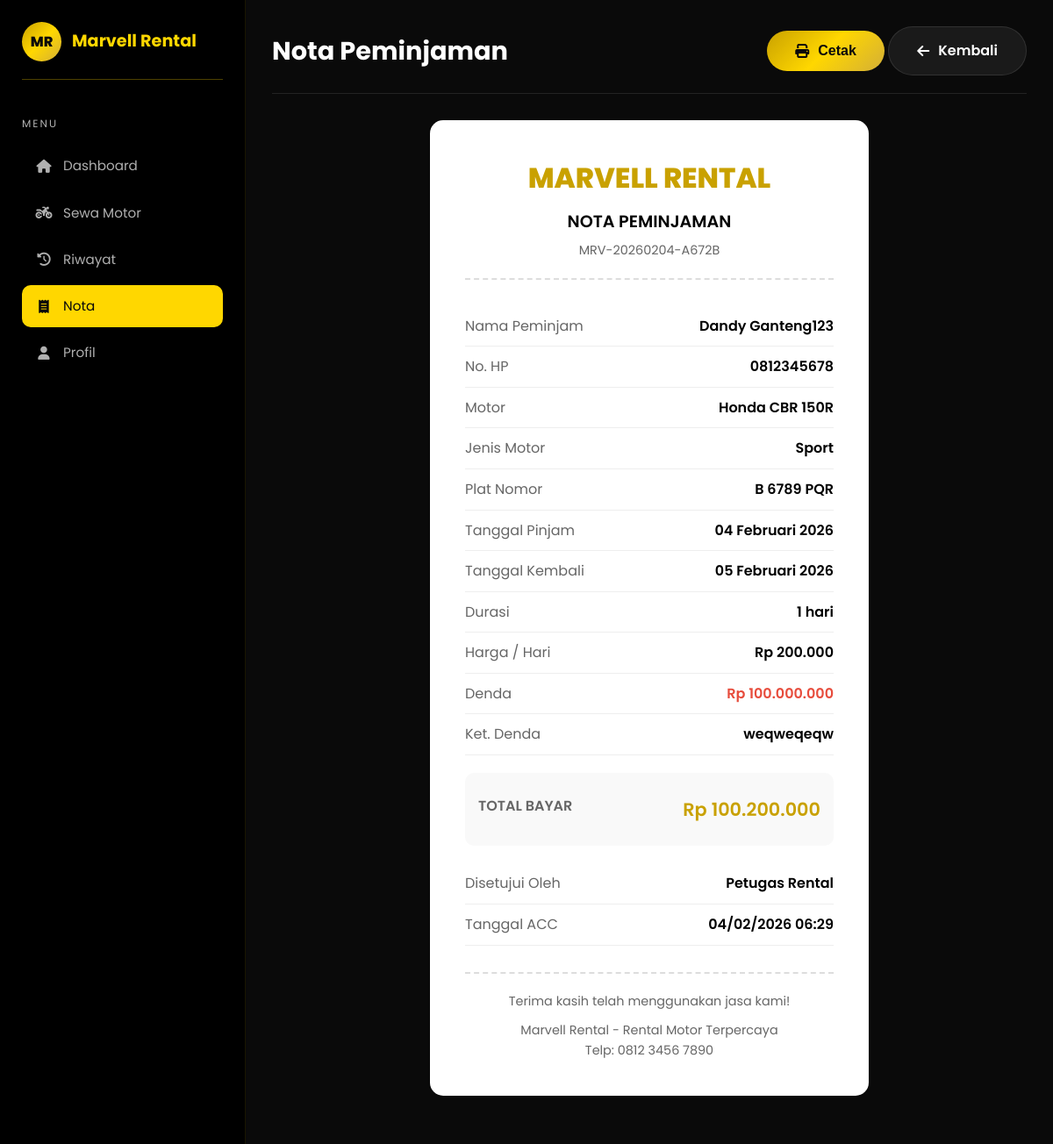
/peminjam/nota.php?id=1 (signed in), run on the app's committed database.
### tables this page shows
CREATE TABLE `peminjaman` (
  `id` int(11) NOT NULL,
  `user_id` int(11) NOT NULL,
  `motor_id` int(11) NOT NULL,
  `tanggal_pinjam` date NOT NULL,
  `tanggal_kembali` date NOT NULL,
  `tanggal_kembali_aktual` date DEFAULT NULL,
  `total_hari` int(11) NOT NULL,
  `total_harga` decimal(10,2) NOT NULL,
  `status` enum('menunggu','disetujui','ditolak','selesai') DEFAULT 'menunggu',
  `catatan` text DEFAULT NULL,
  `alasan_tolak` text DEFAULT NULL,
  `processed_by` int(11) DEFAULT NULL,
  `metode_pembayaran` enum('qris','bank_bca','bank_mandiri','bank_bri','tunai') DEFAULT NULL,
  `status_bayar` enum('belum_bayar','menunggu_verifikasi','lunas') DEFAULT 'belum_bayar',
  `bukti_bayar` varchar(255) DEFAULT NULL,
  `created_at` timestamp NOT NULL DEFAULT current_timestamp(),
  `updated_at` timestamp NOT NULL DEFAULT current_timestamp() ON UPDATE current_timestamp()
);

CREATE TABLE `nota` (
  `id` int(11) NOT NULL,
  `peminjaman_id` int(11) NOT NULL,
  `nomor_pesanan` varchar(50) NOT NULL,
  `acc_by` int(11) DEFAULT NULL,
  `tanggal_acc` timestamp NOT NULL DEFAULT current_timestamp(),
  `created_at` timestamp NOT NULL DEFAULT current_timestamp()
);

CREATE TABLE `users` (
  `id` int(11) NOT NULL,
  `nama` varchar(100) NOT NULL,
  `email` varchar(100) NOT NULL,
  `password` varchar(255) NOT NULL,
  `no_hp` varchar(20) DEFAULT NULL,
  `alamat` text DEFAULT NULL,
  `foto` varchar(255) DEFAULT NULL,
  `email_verified` tinyint(1) DEFAULT 0,
  `role` enum('admin','petugas','peminjam') NOT NULL DEFAULT 'peminjam',
  `created_at` timestamp NOT NULL DEFAULT current_timestamp(),
  `updated_at` timestamp NOT NULL DEFAULT current_timestamp() ON UPDATE current_timestamp()
);

CREATE TABLE `motor` (
  `id` int(11) NOT NULL,
  `nama_motor` varchar(100) NOT NULL,
  `jenis` enum('Matic','Sport','Supermoto') NOT NULL,
  `merk` varchar(50) NOT NULL,
  `tahun` int(11) DEFAULT NULL,
  `plat_nomor` varchar(20) DEFAULT NULL,
  `harga_per_hari` decimal(10,2) NOT NULL,
  `gambar` varchar(255) DEFAULT NULL,
  `deskripsi` text DEFAULT NULL,
  `status` enum('tersedia','disewa','maintenance') DEFAULT 'tersedia',
  `stok` int(11) DEFAULT 1,
  `created_at` timestamp NOT NULL DEFAULT current_timestamp(),
  `updated_at` timestamp NOT NULL DEFAULT current_timestamp() ON UPDATE current_timestamp()
);

CREATE TABLE `pengembalian` (
  `id` int(11) NOT NULL,
  `peminjaman_id` int(11) NOT NULL,
  `tanggal_pengembalian` date NOT NULL,
  `kondisi_motor` enum('baik','rusak_ringan','rusak_berat') DEFAULT 'baik',
  `denda` decimal(10,2) DEFAULT 0.00,
  `denda_keterlambatan` decimal(10,2) DEFAULT 0.00,
  `denda_kerusakan` decimal(10,2) DEFAULT 0.00,
  `keterangan_denda` text DEFAULT NULL,
  `petugas_id` int(11) DEFAULT NULL,
  `created_at` timestamp NOT NULL DEFAULT current_timestamp()
);

### database/koneksi.php (called while the page is built, shortened)
<?php
function formatRupiah($angka)
{
    return 'Rp ' . number_format($angka, 0, ',', '.');
}
function formatTanggal($tanggal)
{
    $bulan = [
        1 => 'Januari',
        'Februari',
        'Maret',
        'April',
        'Mei',
        'Juni',
        'Juli',
        'Agustus',
        'September',
        'Oktober',
        'November',
        'Desember'
    ];
    $date = new DateTime($tanggal);
    return $date->format('d') . ' ' . $bulan[(int) $date->format('m')] . ' ' . $date->format('Y');
}
?>

### peminjam/nota.php (the view, shortened to what this page needs)
<?php
require_once '../database/koneksi.php';
$notaId = $_GET['id'] ?? null;
if ($notaId) {
    $stmt = $pdo->prepare("
        SELECT p.*, u.nama as nama_peminjam, u.no_hp, u.alamat,
               m.nama_motor, m.jenis, m.plat_nomor, m.harga_per_hari,
               n.nomor_pesanan, n.tanggal_acc, pt.nama as nama_petugas,
               pg.denda, pg.keterangan_denda
        FROM peminjaman p
        JOIN users u ON p.user_id = u.id
        JOIN motor m ON p.motor_id = m.id
        LEFT JOIN nota n ON p.id = n.peminjaman_id
        LEFT JOIN users pt ON n.acc_by = pt.id
        LEFT JOIN pengembalian pg ON p.id = pg.peminjaman_id
        WHERE p.id = ? AND p.user_id = ? AND p.status IN ('disetujui', 'selesai')
    ");
    $stmt->execute([$notaId, $_SESSION['user_id']]);
    $nota = $stmt->fetch();
}
?>
<!DOCTYPE html>
<html lang="id">
<head>
    <link rel="stylesheet" href="https://cdnjs.cloudflare.com/ajax/libs/font-awesome/6.4.0/css/all.min.css">
    <link rel="stylesheet" href="../assets/css/style.css">
</head>
<body>
    <div class="dashboard">
        <aside class="sidebar">
            <div class="sidebar-brand">
                <div class="sidebar-logo">MR</div>
                <span class="sidebar-title">Marvell Rental</span>
            </div>
            <div class="sidebar-menu">
                <p class="sidebar-menu-title">Menu</p>
                <ul class="sidebar-nav">
                    <li><a href="index.php"><i class="fas fa-home"></i> Dashboard</a></li>
                    <li><a href="motor.php"><i class="fas fa-motorcycle"></i> Sewa Motor</a></li>
                    <li><a href="riwayat.php"><i class="fas fa-history"></i> Riwayat</a></li>
                    <li><a href="nota.php" class="active"><i class="fas fa-receipt"></i> Nota</a></li>
                    <li><a href="profil.php"><i class="fas fa-user"></i> Profil</a></li>
                </ul>
            </div>
        </aside>
        <main class="main-content">
            <?php if ($nota): ?>
                <div class="dashboard-header no-print">
                    <h1 class="dashboard-title">Nota Peminjaman</h1>
                    <div>
                        <button class="btn btn-primary" onclick="window.print()">
                            <i class="fas fa-print"></i> Cetak
                        </button>
                        <a href="nota.php" class="btn btn-secondary">
                            <i class="fas fa-arrow-left"></i> Kembali
                        </a>
                    </div>
                </div>
                <div class="nota" id="notaPrint">
                    <div class="nota-header">
                        <div class="nota-logo">MARVELL RENTAL</div>
                        <h3 class="nota-title">NOTA PEMINJAMAN</h3>
                        <p class="nota-number">
                            <?= htmlspecialchars($nota['nomor_pesanan']) ?>
                        </p>
                    </div>
                    <div class="nota-body">
                        <div class="nota-row">
                            <span class="nota-label">Nama Peminjam</span>
                            <span class="nota-value">
                                <?= htmlspecialchars($nota['nama_peminjam']) ?>
                            </span>
                        </div>
                        <div class="nota-row">
                            <span class="nota-label">No. HP</span>
                            <span class="nota-value">
                                <?= htmlspecialchars($nota['no_hp'] ?: '-') ?>
                            </span>
                        </div>
                        <div class="nota-row">
                            <span class="nota-label">Motor</span>
                            <span class="nota-value">
                                <?= htmlspecialchars($nota['nama_motor']) ?>
                            </span>
                        </div>
                        <div class="nota-row">
                            <span class="nota-label">Jenis Motor</span>
                            <span class="nota-value">
                                <?= htmlspecialchars($nota['jenis']) ?>
                            </span>
                        </div>
                        <div class="nota-row">
                            <span class="nota-label">Plat Nomor</span>
                            <span class="nota-value">
                                <?= htmlspecialchars($nota['plat_nomor']) ?>
                            </span>
                        </div>
                        <div class="nota-row">
                            <span class="nota-label">Tanggal Pinjam</span>
                            <span class="nota-value">
                                <?= formatTanggal($nota['tanggal_pinjam']) ?>
                            </span>
                        </div>
                        <div class="nota-row">
                            <span class="nota-label">Tanggal Kembali</span>
                            <span class="nota-value">
                                <?= formatTanggal($nota['tanggal_kembali']) ?>
                            </span>
                        </div>
                        <div class="nota-row">
                            <span class="nota-label">Durasi</span>
                            <span class="nota-value">
                                <?= $nota['total_hari'] ?> hari
                            </span>
                        </div>
                        <div class="nota-row">
                            <span class="nota-label">Harga / Hari</span>
                            <span class="nota-value">
                                <?= formatRupiah($nota['harga_per_hari']) ?>
                            </span>
                        </div>
                        <?php if ($nota['denda'] && $nota['denda'] > 0): ?>
                            <div class="nota-row" style="color: #e74c3c;">
                                <span class="nota-label">Denda</span>
                                <span class="nota-value">
                                    <?= formatRupiah($nota['denda']) ?>
                                </span>
                            </div>
                            <?php if ($nota['keterangan_denda']): ?>
                                <div class="nota-row">
                                    <span class="nota-label">Ket. Denda</span>
                                    <span class="nota-value">
                                        <?= htmlspecialchars($nota['keterangan_denda']) ?>
                                    </span>
                                </div>
                            <?php endif; ?>
                        <?php endif; ?>
                        <div class="nota-total">
                            <div class="nota-row">
                                <span class="nota-label" style="font-weight: 600;">TOTAL BAYAR</span>
                                <span class="nota-value">
                                    <?= formatRupiah($nota['total_harga'] + ($nota['denda'] ?? 0)) ?>
                                </span>
                            </div>
                        </div>
                        <div class="nota-row" style="margin-top: 20px;">
                            <span class="nota-label">Disetujui Oleh</span>
                            <span class="nota-value">
                                <?= htmlspecialchars($nota['nama_petugas'] ?: '-') ?>
                            </span>
                        </div>
                        <div class="nota-row">
                            <span class="nota-label">Tanggal ACC</span>
                            <span class="nota-value">
                                <?= $nota['tanggal_acc'] ? date('d/m/Y H:i', strtotime($nota['tanggal_acc'])) : '-' ?>
                            </span>
                        </div>
                    </div>
                    <div class="nota-footer">
                        <p>Terima kasih telah menggunakan jasa kami!</p>
                        <p style="margin-top: 10px;">Marvell Rental - Rental Motor Terpercaya</p>
                        <p>Telp: 0812 3456 7890</p>
                    </div>
                </div>
            <?php endif; ?>
        </main>
    </div>
    <button class="mobile-menu-btn no-print"><i class="fas fa-bars"></i></button>
</body>
</html>

### assets/css/style.css (style rules this page uses)
:root { --primary: #FFD700; --primary-dark: #C9A100; --primary-light: #FFE44D; --secondary: #D4AF37; --secondary-dark: #996515; --bg-dark: #0a0a0a; --bg-darker: #000000; --bg-light: #1a1a1a; --bg-card: #151515; --bg-gold: linear-gradient(135deg, #C9A100 0%, #FFD700 50%, #D4AF37 100%); --bg-hero: linear-gradient(180deg, #1a1a0a 0%, #2a2510 50%, #1a1505 100%); --text-primary: #FFFFFF; --text-secondary: #B0B0B0; --text-dark: #0a0a0a; --text-gold: #FFD700; --accent-green: #00C853; --accent-red: #FF5252; --accent-orange: #FF9800; --shadow-gold: 0 4px 20px rgba(255, 215, 0, 0.3); --shadow-dark: 0 4px 20px rgba(0, 0, 0, 0.5); --shadow-card: 0 8px 32px rgba(0, 0, 0, 0.4); --border-gold: 1px solid rgba(255, 215, 0, 0.3); --border-light: 1px solid rgba(255, 255, 255, 0.1); --font-main: 'Poppins', 'Segoe UI', sans-serif; --transition: all 0.3s ease; --transition-slow: all 0.5s ease; }
* { margin: 0; padding: 0; box-sizing: border-box; }
html { scroll-behavior: smooth; }
body { font-family: var(--font-main); background: var(--bg-dark); color: var(--text-primary); line-height: 1.6; overflow-x: hidden; }
a { text-decoration: none; color: inherit; transition: var(--transition); }
ul { list-style: none; }
.btn { display: inline-flex; align-items: center; justify-content: center; gap: 10px; padding: 14px 32px; border-radius: 50px; font-size: 1rem; font-weight: 600; cursor: pointer; border: none; transition: var(--transition); }
.btn-primary { background: var(--bg-gold); color: var(--text-dark); }
.btn-secondary { background: var(--bg-light); color: var(--text-primary); border: var(--border-light); }
.dashboard { display: flex; min-height: 100vh; }
.sidebar { width: 280px; background: var(--bg-darker); padding: 25px; position: fixed; top: 0; left: 0; bottom: 0; overflow-y: auto; border-right: 1px solid rgba(255, 215, 0, 0.1); z-index: 100; }
.sidebar-brand { display: flex; align-items: center; gap: 12px; margin-bottom: 40px; padding-bottom: 20px; border-bottom: var(--border-gold); }
.sidebar-logo { width: 45px; height: 45px; background: var(--bg-gold); border-radius: 50%; display: flex; align-items: center; justify-content: center; font-weight: 800; font-size: 16px; color: var(--text-dark); }
.sidebar-title { font-size: 1.2rem; font-weight: 700; color: var(--primary); }
.sidebar-menu { margin-bottom: 30px; }
.sidebar-menu-title { font-size: 0.75rem; text-transform: uppercase; letter-spacing: 2px; color: var(--text-secondary); margin-bottom: 15px; }
.sidebar-nav li { margin-bottom: 5px; }
.sidebar-nav a { display: flex; align-items: center; gap: 12px; padding: 12px 15px; border-radius: 10px; color: var(--text-secondary); font-size: 0.95rem; transition: var(--transition); }
.sidebar-nav a:hover, .sidebar-nav a.active { background: rgba(255, 215, 0, 0.1); color: var(--primary); }
.sidebar-nav a.active { background: var(--primary); color: var(--text-dark); }
.sidebar-nav a i { width: 20px; text-align: center; }
.main-content { flex: 1; margin-left: 280px; padding: 30px; background: var(--bg-dark); min-height: 100vh; }
.dashboard-header { display: flex; align-items: center; justify-content: space-between; margin-bottom: 30px; padding-bottom: 20px; border-bottom: var(--border-light); }
.dashboard-title { font-size: 1.8rem; font-weight: 700; }
.nota { background: #fff; color: #000; padding: 40px; border-radius: 15px; max-width: 500px; margin: 0 auto; }
.nota-header { text-align: center; margin-bottom: 30px; padding-bottom: 20px; border-bottom: 2px dashed #ddd; }
.nota-logo { font-size: 2rem; font-weight: 800; color: #C9A100; margin-bottom: 10px; }
.nota-title { font-size: 1.2rem; font-weight: 600; }
.nota-number { color: #666; font-size: 0.9rem; margin-top: 5px; }
.nota-body { margin-bottom: 30px; }
.nota-row { display: flex; justify-content: space-between; padding: 10px 0; border-bottom: 1px solid #eee; }
.nota-label { color: #666; }
.nota-value { font-weight: 600; }
.nota-total { background: #f9f9f9; padding: 15px; border-radius: 10px; margin-top: 20px; }
.nota-total .nota-row { border-bottom: none; }
.nota-total .nota-value { font-size: 1.3rem; color: #C9A100; }
.nota-footer { text-align: center; margin-top: 30px; padding-top: 20px; border-top: 2px dashed #ddd; color: #666; font-size: 0.9rem; }

### data on the page
peminjaman: nota.nomor_pesanan "MRV-20260204-A672B", user.nama "Dandy Ganteng123", user.no_hp "0812345678", motor.nama_motor "Honda CBR 150R", motor.jenis "Sport", motor.plat_nomor "B 6789 PQR", tanggal_pinjam "04 Februari 2026", tanggal_kembali "05 Februari 2026", total_hari "1", motor.harga_per_hari "Rp 200.000", pengembalian.denda "Rp 100.000.000", pengembalian.keterangan_denda "weqweqeqw", formatRupiah($nota['total_harga'] + ($nota['denda'] ?? 0)) "Rp 100.200.000", users.nama "Petugas Rental", nota.tanggal_acc "04/02/2026 06:29"
